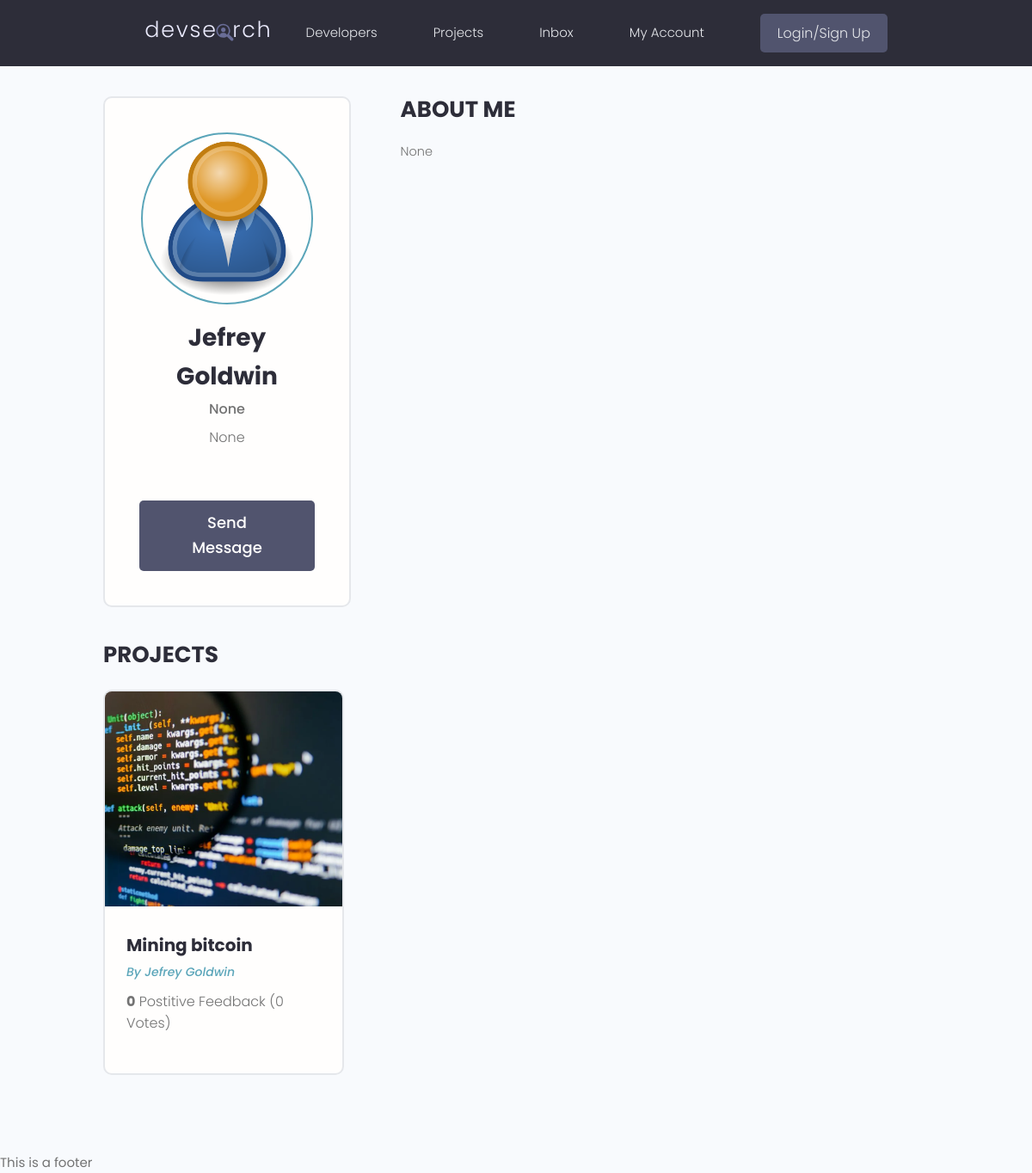
The page /profiles/user/40a7e27c0fe74fcab180045345961c80 on the database its author committed.
### users/models.py (models this page shows, shortened)
class Profile(models.Model):
    user = models.OneToOneField(User, on_delete=models.CASCADE, null=True, blank=True)
    username = models.CharField(max_length=200, blank=True, null=True)
    name = models.CharField(max_length=200, blank=True, null=True)
    location = models.CharField(max_length=200, blank=True, null=True)
    email = models.EmailField(max_length=500, blank=True, null=True)
    short_intro = models.CharField(max_length=200, blank=True, null=True)
    bio = models.TextField(blank=True, null=True)
    profile_image = models.ImageField(blank=True, null=True, upload_to="profiles/", default="user-default.png")
    social_github = models.CharField(max_length=200, blank=True, null=True)
    social_twitter = models.CharField(max_length=200, blank=True, null=True)
    social_linkedin = models.CharField(max_length=200, blank=True, null=True)
    social_youtube = models.CharField(max_length=200, blank=True, null=True)
    social_website = models.CharField(max_length=200, blank=True, null=True)
    created_at = models.DateTimeField(auto_now_add=True)
    id = models.UUIDField(default=uuid.uuid4, unique=True, primary_key=True, editable=False)

### projects/models.py (models this page shows, shortened)
class Project(models.Model):
    owner = models.ForeignKey(Profile, null=True, blank=True, verbose_name="owner", on_delete=models.SET_NULL, related_name="projects")
    title = models.CharField(max_length=200)
    description = models.TextField(null=True, blank=True)
    featured_image = models.ImageField(upload_to="projects", null=True, blank=True, default="default.webp")
    demo_link = models.CharField(max_length=2000, null=True, blank=True)
    source_link = models.CharField(max_length=2000, null=True, blank=True)
    created_at = models.DateTimeField(auto_now_add=True)
    id = models.UUIDField(default=uuid.uuid4, unique=True, primary_key=True, editable=False)
    tags = models.ManyToManyField('Tag', blank=True, related_name="tags")
    vote_total = models.IntegerField(default=0, null=True, blank=True)
    vote_ratio = models.IntegerField(default=0, null=True, blank=True)

### users/views.py (the view)
# urls.py: path('user/<str:pk>', views.profile_detail, name="profile-detail"),
def profile_detail(request, pk):
    profile = Profile.objects.get(id=pk)
    topSkills = profile.skill_set.exclude(description__exact="")
    otherSkills = profile.skill_set.filter(description__exact="")
    context={
        "profile":profile,
        "topSkills":topSkills,
        "otherSkills":otherSkills,
    }
    return render(request, 'users/user-profile.html', context)

### users/templates/users/user-profile.html (shortened to what this page needs)
{% extends "base.html"%}
{% load static %}
{% block content %}
<main class="profile my-md">
    <div class="container">
      <div class="layout">
        <div class="column column--1of3">
          <div class="card text-center">
            <div class="card__body dev">
              <img class="avatar avatar--xl" src="{{profile.profile_image.url}}" />
              <h2 class="dev__name">{{profile.name}}</h2>
              <p class="dev__title">{{profile.short_intro}}</p>
              <p class="dev__location">{{profile.location}}</p>
              <a href="#" class="btn btn--sub btn--lg">Send Message </a>
            </div>
          </div>
        </div>
        <div class="column column--2of3">
          <div class="devInfo">
            <h3 class="devInfo__title">About Me</h3>
            <p class="devInfo__about">
              {{profile.bio}}
            </p>
          </div>
          </div>
          <div class="devInfo">
            <h3 class="devInfo__title">Projects</h3>
            <div class="grid grid--two">
            {% for project in profile.projects.all %}
              <div class="column">
                <div class="card project">
                  <a href="{% url 'projects:project-detail' project.id %}" class="project">
                    <img class="project__thumbnail" src="{{project.featured_image.url}}" alt="project thumbnail" />
                    <div class="card__body">
                      <h3 class="project__title">{{project.title}}</h3>
                      <p><a class="project__author" href="{% url 'users:profile-detail' project.owner.id %}">By {{project.owner.name}}</a></p>
                      <p class="project--rating">
                        <span style="font-weight: bold;">{{project.vote_ratio}}</span> Postitive
                        Feedback ({{project.vote_ratio}} Vote{{project.vote_total|pluralize:"s"}})
                      </p>
                    </div>
                  </a>
                </div>
              </div>
              {% endfor %}
            </div>
          </div>
        </div>
      </div>
  </main>
{% endblock %}

### static/styles/app.css (style rules this page uses)
:root { --color-sub: #2d2d39; }
.btn--sub { background-color: var(--color-sub-light); }
.card { border: 2px solid var(--color-light); }
img { width: 100%; }
.profile .card > .dev { padding: 4rem; }
.dev__name { color: var(--color-sub); font-size: 2.8rem; font-weight: 700; margin-top: 1rem; margin-bottom: 0.5rem; }
.dev__title { font-size: 1.6rem; font-weight: 500; line-height: 1.3; }
.dev__location { margin-top: 1rem; }
.devInfo { margin-bottom: 3rem; }
.devInfo__title, .devInfo__subtitle { font-size: 2.6rem; color: var(--color-sub); text-transform: uppercase; font-weight: 700; margin-bottom: 1.5rem; }
.devInfo__about, .devSkill__info { font-size: 1.45rem; line-height: 1.7; text-align: justify; }
.project__author { font-size: 1.4rem; font-style: italic; }
.project--rating { margin-bottom: 1.6em; margin-top: .5em; }
.project__thumbnail { height: 25rem; object-fit: cover; object-position: top center; }
.project__title { font-size: 2rem; font-weight: 700; color: var(--color-sub); }

### static/uikit/styles/modules/_variables.css (style rules this page uses)
:root { --color-main: #5aa5b9; --color-main-light: #e6faff; --color-sub: #3f4156; --color-sub-light: #51546e; --color-sub-lighter: #ededfd; --color-text: #737373; --color-gray: #8b8b8b; --color-light: #e5e7eb; --color-light-gray: #767676; --color-bg: #f8fafd; --color-white: #fffefd; --color-white-light: #f3f3f3; --color-success: #359e64; --color-success-bg: #def8e8; --color-error: #fc4b0b; --color-error-bg: #fff2ee; --font-base: 'Poppins', arial, helvetica, 'Segoe UI', roboto, ubuntu, sans-serif; --font-monospace: 'Fira Code', 'Courier New', courier, monospace; --font-regular: 300; --font-medium: 500; --font-bold: 700; --generic-shadow: 1px 1px 5px #00000010; --generic-transition: all 0.3s ease-in-out; }

### static/uikit/styles/modules/_base.css (style rules this page uses)
* { margin: 0; padding: 0; box-sizing: border-box; text-rendering: optimizeLegibility; color: inherit; font-size: inherit; }
html { font-size: 50%; }
@media only screen and (min-width: 480px) { html { font-size: 56.25%; } }
@media only screen and (min-width: 1200px) { html { font-size: 62.5%; } }
body { line-height: 1.6; font-weight: 400; font-size: 1.5rem; color: var(--color-text); background-color: var(--color-bg); min-height: 100vh; }

### static/uikit/styles/modules/_typography.css (style rules this page uses)
* { font-family: var(--font-base); }
h2 { font-size: 3.6rem; font-weight: var(--font-bold); }
h3 { font-size: 3.2rem; font-weight: var(--font-medium); }
p, span, strong { font-size: 1.6rem; color: var(--color-text); font-weight: var(--font-regular); }
a { padding-bottom: 2px; text-decoration: none; display: inline-block; color: var(--color-main); font-weight: var(--font-medium); }

### static/uikit/styles/modules/_utilities.css (style rules this page uses)
.container { width: 92%; max-width: 165rem; margin: 0 auto; box-sizing: border-box; }
@media screen and (min-width: 1000px) { .container { width: 90%; } }
@media screen and (min-width: 1200px) { .container { width: 80%; } }
.text-center { text-align: center; }
.my-md { margin: 3rem auto; }

### static/uikit/styles/modules/_avatar.css (style rules this page uses)
.avatar { border-radius: 50%; border: 2px solid var(--color-main); object-fit: cover; }
.avatar--xl { height: 20rem; width: 20rem; }

### static/uikit/styles/modules/_button.css (style rules this page uses)
.btn { display: inline-block; position: relative; cursor: pointer; background-color: var(--color-light); font-weight: var(--font-medium); color: var(--color-sub); text-decoration: none; padding: 1rem 2rem; border-radius: 0.5rem; border: none; width: -webkit-fit-content; width: -moz-fit-content; width: fit-content; height: -webkit-fit-content; height: -moz-fit-content; height: fit-content; font-size: 1.6rem; outline-width: 0; outline-color: transparent; -webkit-backface-visibility: hidden; backface-visibility: hidden; transition: all 0.3s ease-in-out; }
.btn--sub { background-color: var(--color-sub); color: var(--color-white); }
.btn--lg { font-size: 1.8rem; padding: 1.2rem 4.5rem; }

### static/uikit/styles/modules/_card.css (style rules this page uses)
.card { border-radius: 1rem; background-color: var(--color-white); border: 1.5px solid var(--color-light); width: auto; height: auto; margin-top: 0.5rem; margin-bottom: 0.5rem; overflow: hidden; }
.card__body, .card__header { padding: 2rem 2.5rem; }

### static/uikit/styles/modules/_grid.css (style rules this page uses)
.grid { display: flex; flex-wrap: wrap; justify-content: flex-start; align-items: stretch; }
.grid > .column { min-width: 28rem; margin-bottom: 2.5rem; }
.grid--two > .column { flex-basis: 100%; }
@media screen and (min-width: 800px) { .grid--two { margin-right: -2%; } }
@media screen and (min-width: 800px) { .grid--two > .column { margin-right: 2%; } }
@media screen and (min-width: 800px) { .grid--two > .column { flex-basis: 48%; } }

### rows shown on the page
Profile: profile_image (placeholder picture), name "Jefrey Goldwin", short_intro "None", location "None", bio "None"
Project: featured_image (placeholder picture), title "Mining bitcoin", owner.name "Jefrey Goldwin", vote_ratio "0"
